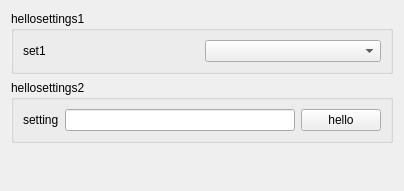
<?xml version="1.0" encoding="UTF-8"?>
<ui version="4.0">
 <class>HelloSettings</class>
 <widget class="QWidget" name="HelloSettings">
  <property name="geometry">
   <rect>
    <x>0</x>
    <y>0</y>
    <width>404</width>
    <height>191</height>
   </rect>
  </property>
  <property name="windowTitle">
   <string>Form</string>
  </property>
  <layout class="QVBoxLayout" name="verticalLayout">
   <item>
    <widget class="QGroupBox" name="groupBox">
     <property name="title">
      <string>hellosettings1</string>
     </property>
     <layout class="QHBoxLayout" name="horizontalLayout">
      <item>
       <widget class="QLabel" name="label">
        <property name="text">
         <string>set1</string>
        </property>
       </widget>
      </item>
      <item>
       <widget class="QComboBox" name="comboBox"/>
      </item>
     </layout>
    </widget>
   </item>
   <item>
    <widget class="QGroupBox" name="groupBox_2">
     <property name="title">
      <string>hellosettings2</string>
     </property>
     <layout class="QHBoxLayout" name="horizontalLayout_2">
      <item>
       <widget class="QLabel" name="label_2">
        <property name="text">
         <string>setting</string>
        </property>
       </widget>
      </item>
      <item>
       <widget class="QLineEdit" name="lineEdit"/>
      </item>
      <item>
       <widget class="QPushButton" name="pushButton">
        <property name="text">
         <string>hello</string>
        </property>
       </widget>
      </item>
     </layout>
    </widget>
   </item>
   <item>
    <spacer name="verticalSpacer">
     <property name="orientation">
      <enum>Qt::Vertical</enum>
     </property>
     <property name="sizeHint" stdset="0">
      <size>
       <width>20</width>
       <height>40</height>
      </size>
     </property>
    </spacer>
   </item>
  </layout>
 </widget>
 <resources/>
 <connections/>
</ui>
